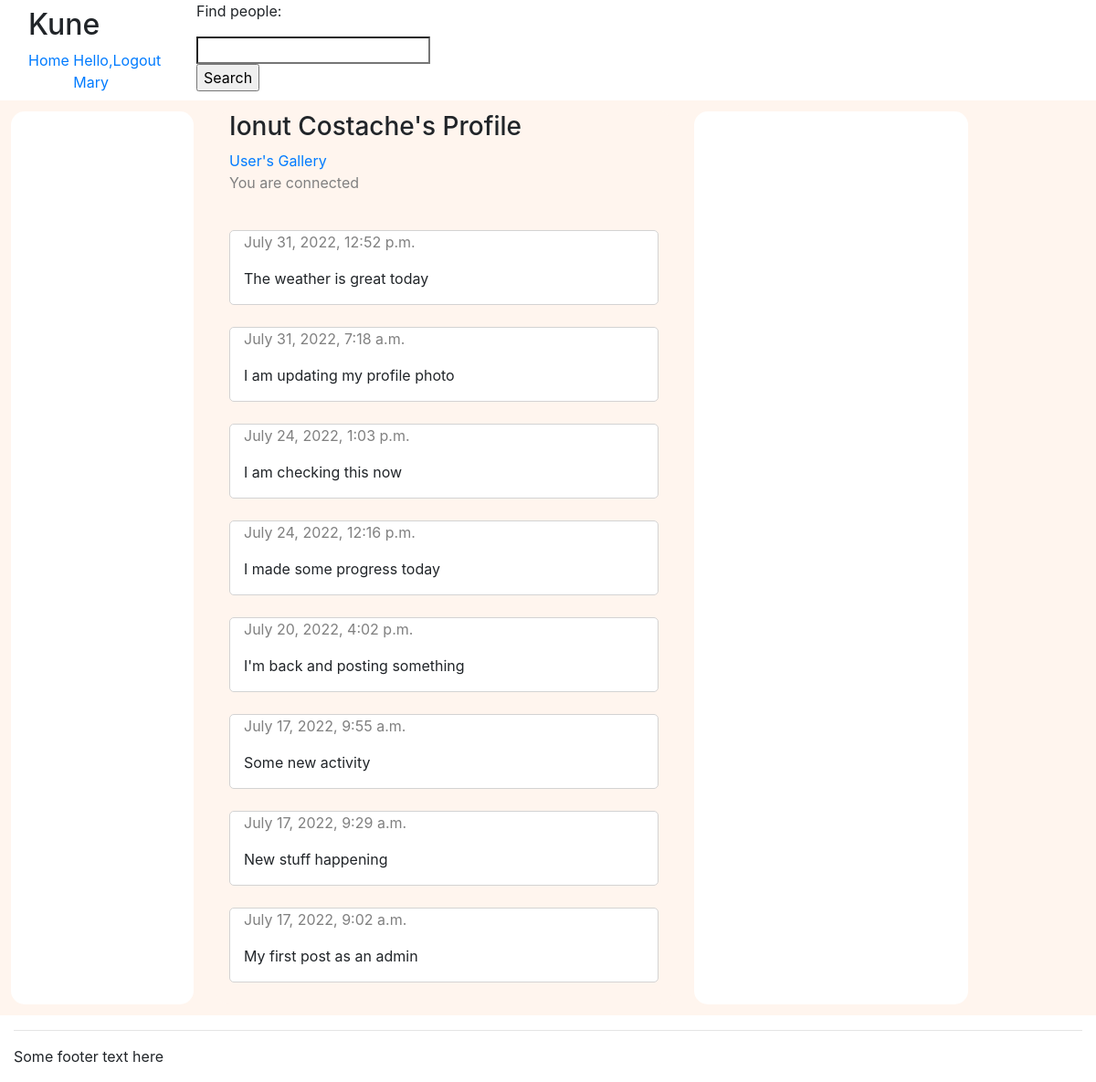
/get_profile/1 (signed in), run on the app's committed database.
### users/models.py (models this page shows, shortened)
class AppUser(AbstractUser):
    country = models.CharField(max_length = 100, null = False, blank = False)
    about_user = models.TextField(null = True, blank = True)
    contacts = models.ManyToManyField("AppUser", blank = True)
    photo = models.ImageField(upload_to='profile/', default='default/default_profile.png')

class StatusUpdate(models.Model):
    author = models.ForeignKey(settings.AUTH_USER_MODEL, related_name = "author", on_delete = models.CASCADE)
    posted_on = models.DateTimeField(auto_now_add = True)
    content = models.TextField(null = False, blank = False)

### users/views.py (the view)
# urls.py: path('get_profile/<int:user_id>', views.get_profile, name = 'get_profile'),
@login_required
@csrf_exempt
def get_profile(request, user_id):
    try:
        user_id_record = AppUser.objects.get(id=user_id)
    except AppUser.DoesNotExist:
        return HttpResponse(status=404)
    outgoing_connection_status = ""
    incoming_connection_status = ""
    current_contact = False
    outgoing_connections = ConnectionRequest.objects.filter(Q(initiated_by_id=request.user.id) & Q(sent_to_id=user_id_record.id))
    incoming_connections = ConnectionRequest.objects.filter(Q(initiated_by_id=user_id_record.id) & Q(sent_to_id=request.user.id))
    for record in outgoing_connections:
        if record.status == 'pending':
            outgoing_connection_status = 'pending'
    for record in incoming_connections:
        if record.status == 'pending':
            incoming_connection_status = 'pending'
    user_instance = AppUser.objects.get(id=request.user.id)
    serializer = AppUserSerializer(user_instance)
    contacts = serializer.data['contacts']
    if user_id_record.id in contacts:
        current_contact = True
    if request.method == 'GET':
        status_update_history = StatusUpdate.objects.filter(author=user_id_record.id).order_by('-posted_on')
        status_update_list = []
        for element in status_update_history:
            status_update_list.append(element)
        return render(request, 'profile.html', {'profile':user_id_record,
                                                'status_update_list': status_update_list,
                                                'outgoing_connection_status': outgoing_connection_status,
                                                'incoming_connection_status': incoming_connection_status,
                                                'current_contact': current_contact })
    else:
        return HttpResponse("Invalid request")

### users/templates/profile.html (shortened to what this page needs)
{% extends "./base.html" %}
{% block content %}
    {% if user.is_authenticated and user.id != profile.id %}
        <h3>{{ profile.first_name }} {{ profile.last_name }}'s Profile</h3>
        <a href="../get_gallery/{{profile.id}}">User's Gallery</a>
        {% if current_contact %}
            <p style="color:gray">You are connected</p>
        {% endif %}
        <br/>
        {% for status_update in status_update_list %}
            <div class="container-fluid" style="border:1px solid lightgray; border-radius: 5px; background-color:white;">
                <p style="color:gray"> {{ status_update.posted_on }} <br/> </p>
                <p> {{ status_update.content }} <br/> </p>
            </div> <br/>
        {% endfor %}
        {% else %}
        <h2>Add Text Here</h2>
    {% endif %}
{% endblock %}

### users/templates/title.html
<nav class="navbar navbar-expand-md sticky-top flex-column">
    <div class="w-100 d-flex">
        <div class="navbar-header" id="header">
            <h2 id="application_title">Kune</h2>
        </div>
    </div>
    <div class="w-100 d-flex">
        <ul class="navbar-nav mr-auto" id="navigation">
            <li class="nav-item active"><a class="nav_link" href="/">Home&nbsp;</a></li>
            {% if user.is_authenticated %}
            <li class="nav-item active"><a class="nav_link" href="#">Hello, {{ user.first_name }}&nbsp</a></li>
            <li class="nav-item active"><a class="nav_link" href="{% url 'logout' %}">Logout</a></li>
            {% else %}
            <li class="nav-item active"><a class="nav_link" href="{% url 'register' %}">Register&nbsp</a></li>
            <li class="nav-item active"><a class="nav_link" href="{% url 'login' %}">Login</a></li>
            {% endif %}
        </ul>
    </div>
</nav>

### data on the page
AppUser: first_name "Mary"
AppUser: first_name "Ionut", last_name "Costache"
StatusUpdate: posted_on "July 31, 2022, 12:52 p.m.", content "The weather is great today"
StatusUpdate: posted_on "July 31, 2022, 7:18 a.m.", content "I am updating my profile photo"
StatusUpdate: posted_on "July 24, 2022, 1:03 p.m.", content "I am checking this now"
StatusUpdate: posted_on "July 24, 2022, 12:16 p.m.", content "I made some progress today"
StatusUpdate: posted_on "July 20, 2022, 4:02 p.m.", content "I'm back and posting something"
StatusUpdate: posted_on "July 17, 2022, 9:55 a.m.", content "Some new activity"
StatusUpdate: posted_on "July 17, 2022, 9:29 a.m.", content "New stuff happening"
StatusUpdate: posted_on "July 17, 2022, 9:02 a.m.", content "My first post as an admin"
